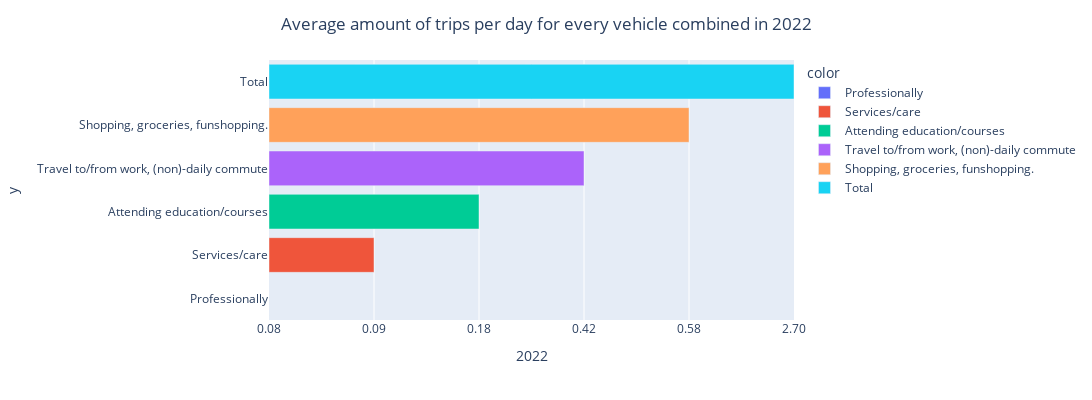

Write notebook code for a chart like this one.
### Code cell
#The average amount of trips per day for every vehicle combined in 2022
year = '2022'

mobility_trips_total = mobility_trips[mobility_trips.index=="Total"]
mobility_trips_motive = mobility_trips_total.set_index(['motive']).sort_values(year)
fig = px.bar(mobility_trips_motive.sort_values(year), x=year, y=mobility_trips_motive.sort_values(year).index, 
             orientation='h', color = mobility_trips_motive.sort_values(year).index, width=1100, height=400)
fig.update_layout(title={
    'text': f'Average amount of trips per day for every vehicle combined in {year}',
    'x': 0.5
}, xaxis_range=[0, 5])
fig.show()

### Figure 1 — Plotly figure (JSON) as saved in the notebook; plotly's stock layout.template omitted (floating-point values rounded to 4 significant figures)
{"data": [{"alignmentgroup": "True", "hovertemplate": "color=Professionally<br>2022=%{x}<br>y=%{y}<extra></extra>", "legendgroup": "Professionally", "marker": {"color": "#636efa", "pattern": {"shape": ""}}, "name": "Professionally", "offsetgroup": "Professionally", "orientation": "h", "showlegend": true, "textposition": "auto", "type": "bar", "x": ["0.08"], "xaxis": "x", "y": ["Professionally"], "yaxis": "y"}, {"alignmentgroup": "True", "hovertemplate": "color=Services/care<br>2022=%{x}<br>y=%{y}<extra></extra>", "legendgroup": "Services/care", "marker": {"color": "#EF553B", "pattern": {"shape": ""}}, "name": "Services/care", "offsetgroup": "Services/care", "orientation": "h", "showlegend": true, "textposition": "auto", "type": "bar", "x": ["0.09"], "xaxis": "x", "y": ["Services/care"], "yaxis": "y"}, {"alignmentgroup": "True", "hovertemplate": "color=Attending education/courses<br>2022=%{x}<br>y=%{y}<extra></extra>", "legendgroup": "Attending education/courses", "marker": {"color": "#00cc96", "pattern": {"shape": ""}}, "name": "Attending education/courses", "offsetgroup": "Attending education/courses", "orientation": "h", "showlegend": true, "textposition": "auto", "type": "bar", "x": ["0.18"], "xaxis": "x", "y": ["Attending education/courses"], "yaxis": "y"}, {"alignmentgroup": "True", "hovertemplate": "color=Travel to/from work, (non)-daily commute<br>2022=%{x}<br>y=%{y}<extra></extra>", "legendgroup": "Travel to/from work, (non)-daily commute", "marker": {"color": "#ab63fa", "pattern": {"shape": ""}}, "name": "Travel to/from work, (non)-daily commute", "offsetgroup": "Travel to/from work, (non)-daily commute", "orientation": "h", "showlegend": true, "textposition": "auto", "type": "bar", "x": ["0.42"], "xaxis": "x", "y": ["Travel to/from work, (non)-daily commute"], "yaxis": "y"}, {"alignmentgroup": "True", "hovertemplate": "color=Shopping, groceries, funshopping.<br>2022=%{x}<br>y=%{y}<extra></extra>", "legendgroup": "Shopping, groceries, funshopping.", "marker": {"color": "#FFA15A", "pattern": {"shape": ""}}, "name": "Shopping, groceries, funshopping.", "offsetgroup": "Shopping, groceries, funshopping.", "orientation": "h", "showlegend": true, "textposition": "auto", "type": "bar", "x": ["0.58"], "xaxis": "x", "y": ["Shopping, groceries, funshopping."], "yaxis": "y"}, {"alignmentgroup": "True", "hovertemplate": "color=Total<br>2022=%{x}<br>y=%{y}<extra></extra>", "legendgroup": "Total", "marker": {"color": "#19d3f3", "pattern": {"shape": ""}}, "name": "Total", "offsetgroup": "Total", "orientation": "h", "showlegend": true, "textposition": "auto", "type": "bar", "x": ["2.70"], "xaxis": "x", "y": ["Total"], "yaxis": "y"}], "layout": {"barmode": "relative", "height": 400, "legend": {"title": {"text": "color"}, "tracegroupgap": 0}, "margin": {"t": 60}, "title": {"text": "Average amount of trips per day for every vehicle combined in 2022", "x": 0.5}, "width": 1100, "xaxis": {"anchor": "y", "domain": [0, 1], "range": [0, 5], "title": {"text": "2022"}, "type": "category"}, "yaxis": {"anchor": "x", "autorange": true, "domain": [0, 1], "range": [-0.5, 5.5], "title": {"text": "y"}, "type": "category"}}}
